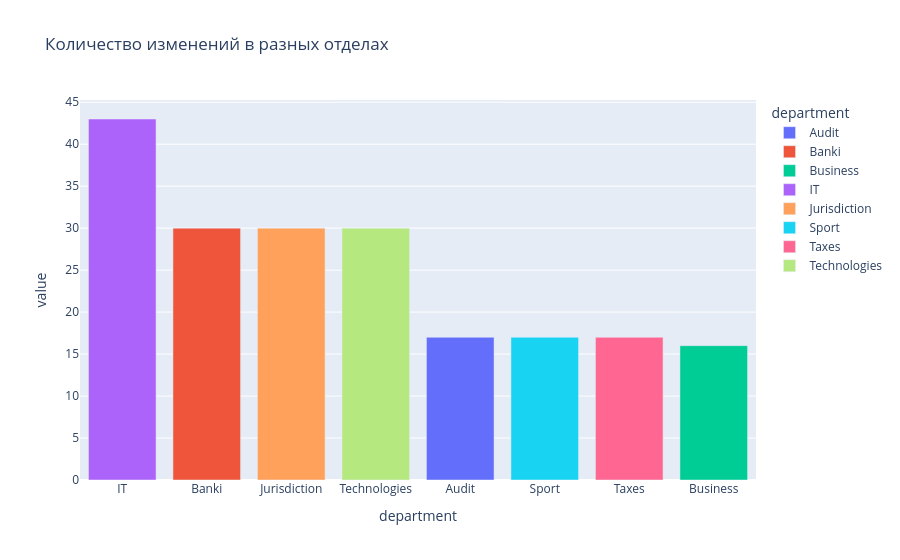

The code cell stored with this chart in its notebook:
### Code cell
changes_by_department = changes_with_emp.groupby('department')['change_id'].count()
fig = px.bar(changes_by_department, color=changes_by_department.index, title='Количество изменений в разных отделах')
fig.update_layout(xaxis={'categoryorder': 'total descending'})

### Figure 1 — Plotly figure (JSON) as saved in the notebook; plotly's stock layout.template omitted (floating-point values rounded to 4 significant figures)
{"data": [{"alignmentgroup": "True", "hovertemplate": "department=%{x}<br>value=%{y}<extra></extra>", "legendgroup": "Audit", "marker": {"color": "#636efa", "pattern": {"shape": ""}}, "name": "Audit", "offsetgroup": "Audit", "orientation": "v", "showlegend": true, "textposition": "auto", "type": "bar", "x": ["Audit"], "xaxis": "x", "y": [17], "yaxis": "y"}, {"alignmentgroup": "True", "hovertemplate": "department=%{x}<br>value=%{y}<extra></extra>", "legendgroup": "Banki", "marker": {"color": "#EF553B", "pattern": {"shape": ""}}, "name": "Banki", "offsetgroup": "Banki", "orientation": "v", "showlegend": true, "textposition": "auto", "type": "bar", "x": ["Banki"], "xaxis": "x", "y": [30], "yaxis": "y"}, {"alignmentgroup": "True", "hovertemplate": "department=%{x}<br>value=%{y}<extra></extra>", "legendgroup": "Business", "marker": {"color": "#00cc96", "pattern": {"shape": ""}}, "name": "Business", "offsetgroup": "Business", "orientation": "v", "showlegend": true, "textposition": "auto", "type": "bar", "x": ["Business"], "xaxis": "x", "y": [16], "yaxis": "y"}, {"alignmentgroup": "True", "hovertemplate": "department=%{x}<br>value=%{y}<extra></extra>", "legendgroup": "IT", "marker": {"color": "#ab63fa", "pattern": {"shape": ""}}, "name": "IT", "offsetgroup": "IT", "orientation": "v", "showlegend": true, "textposition": "auto", "type": "bar", "x": ["IT"], "xaxis": "x", "y": [43], "yaxis": "y"}, {"alignmentgroup": "True", "hovertemplate": "department=%{x}<br>value=%{y}<extra></extra>", "legendgroup": "Jurisdiction", "marker": {"color": "#FFA15A", "pattern": {"shape": ""}}, "name": "Jurisdiction", "offsetgroup": "Jurisdiction", "orientation": "v", "showlegend": true, "textposition": "auto", "type": "bar", "x": ["Jurisdiction"], "xaxis": "x", "y": [30], "yaxis": "y"}, {"alignmentgroup": "True", "hovertemplate": "department=%{x}<br>value=%{y}<extra></extra>", "legendgroup": "Sport", "marker": {"color": "#19d3f3", "pattern": {"shape": ""}}, "name": "Sport", "offsetgroup": "Sport", "orientation": "v", "showlegend": true, "textposition": "auto", "type": "bar", "x": ["Sport"], "xaxis": "x", "y": [17], "yaxis": "y"}, {"alignmentgroup": "True", "hovertemplate": "department=%{x}<br>value=%{y}<extra></extra>", "legendgroup": "Taxes", "marker": {"color": "#FF6692", "pattern": {"shape": ""}}, "name": "Taxes", "offsetgroup": "Taxes", "orientation": "v", "showlegend": true, "textposition": "auto", "type": "bar", "x": ["Taxes"], "xaxis": "x", "y": [17], "yaxis": "y"}, {"alignmentgroup": "True", "hovertemplate": "department=%{x}<br>value=%{y}<extra></extra>", "legendgroup": "Technologies", "marker": {"color": "#B6E880", "pattern": {"shape": ""}}, "name": "Technologies", "offsetgroup": "Technologies", "orientation": "v", "showlegend": true, "textposition": "auto", "type": "bar", "x": ["Technologies"], "xaxis": "x", "y": [30], "yaxis": "y"}], "layout": {"barmode": "relative", "legend": {"title": {"text": "department"}, "tracegroupgap": 0}, "title": {"text": "Количество изменений в разных отделах"}, "xaxis": {"anchor": "y", "categoryarray": ["Audit", "Banki", "Business", "IT", "Jurisdiction", "Sport", "Taxes", "Technologies"], "categoryorder": "total descending", "domain": [0, 1], "title": {"text": "department"}}, "yaxis": {"anchor": "x", "domain": [0, 1], "title": {"text": "value"}}}}
